Frame 1 (no input): blank canvas, image omitted
Frame 60 (the mouse pressed at the canvas centre just before this capture): blank canvas, image omitted
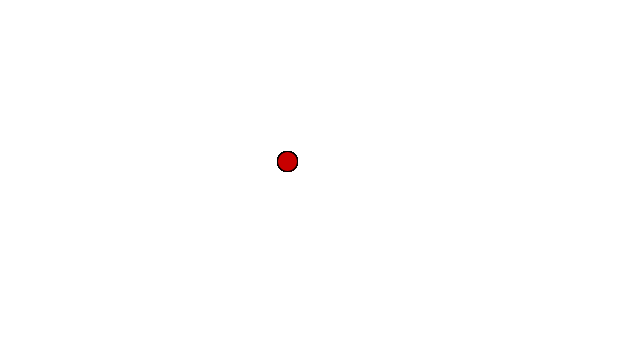
Frame 120 (the mouse held since frame 60 and released just before this capture)

The Processing sketch whose frames 1 and 60 were blank and that drew this single picture after the mouse press (run headless with seeded random() and noise(); from frame 60 on, the mouse is pressed at the canvas centre):

// Processing sketch: DotVectorClassv1
// ── DotVectorClassv1.pde
//Dot myDot;
ArrayList<Dot> dots = new ArrayList<Dot>();

void setup() {
 size(640,360);
 background(255);
 //myDot = new Dot(random(width),random(height),20, color(200,0,0,200));
 for(int i = 0; i<20; i++) {
  dots.add(new Dot(random(200),random(200),20,color(200,0,0,200))); 
 }
}

void draw() {
 //translate(width/2,height/2);
 background(255);
 
 //myDot.arrive(mouse);
 //myDot.update();
 //myDot.display();
 for(int i = 0; i<dots.size(); i++ ) {
   PVector mouse = new PVector(mouseX,mouseY);
   dots.get(i).arrive(mouse); 
   dots.get(i).update();
   dots.get(i).display();
 }

 println("mouseX: "+mouseX+ " mouseY: "+mouseY);
}


class Dot {
 
  // Data
  PVector location;
  PVector velocity;
  PVector acceleration;

  float firstX,firstY,radius,maxForce,maxSpeed;
  color dotColor;
  
  // Constructor
  Dot(float _firstX, float _firstY, float _radius, color _dotColor) {
   acceleration = new PVector(0,0);
   velocity = new PVector(0,0);
   location = new PVector(firstX,firstY);
   radius = _radius;
   maxSpeed = 7;
   maxForce = 0.4;
   dotColor = _dotColor;
  }
  
  // Methods
   void update() {
    velocity.add(acceleration);
    velocity.limit(maxSpeed);
    location.add(velocity);
    acceleration.mult(0);
  }
  
  void applyForce(PVector force) {
    acceleration.add(force);
  }
  
  void seek(PVector target) {
   PVector desired = PVector.sub(target,location);
   desired.normalize();
   desired.mult(maxSpeed);
   PVector steer = PVector.sub(desired,velocity);
   steer.limit(maxForce);
   applyForce(steer);
  }
  
   void arrive(PVector target) {
    PVector desired = PVector.sub(target,location);

    // The distance is the magnitude of
    // the vector pointing from
    // location to target.
    float d = desired.mag();
    desired.normalize();
    // If we are closer than 100 pixels...
    if (d < 100) {
      //[full] ...set the magnitude
      // according to how close we are.
      float m = map(d,0,100,0,maxSpeed);
      desired.mult(m);
      //[end]
    } else {
      // Otherwise, proceed at maximum speed.
      desired.mult(maxSpeed);
    }

    // The usual steering = desired - velocity
    PVector steer = PVector.sub(desired,velocity);
    steer.limit(maxForce);
    applyForce(steer);
  }
  
  void display() {
    fill(200);
    stroke(1);
    fill(dotColor);
    ellipse(location.x,location.y,radius,radius);
  }
  
}
